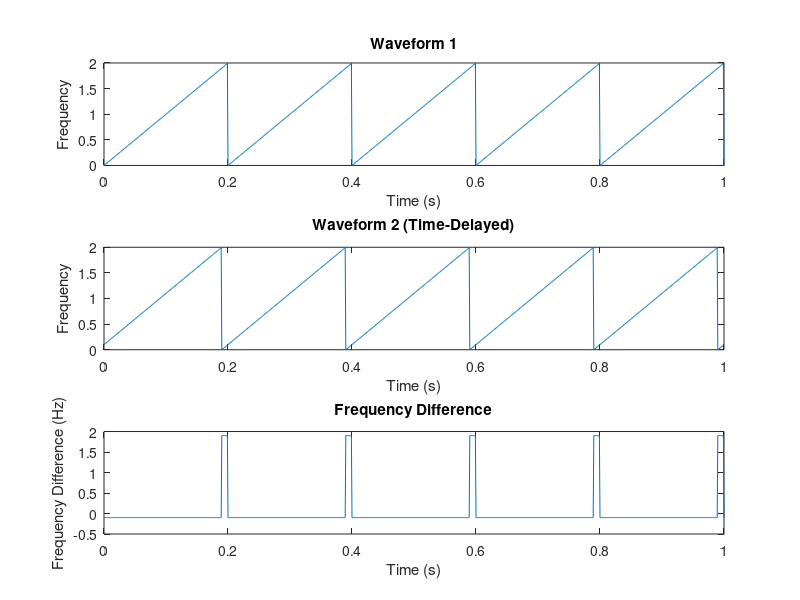

Write MATLAB code to recreate this figure.
% Define parameters
fs = 1000;          % Sampling frequency (Hz)
t = 0:1/fs:1;       % Time vector (0 to 1 second)
freq1 = 5;          % Frequency of the first ramp waveform (Hz)
freq2 = 5;          % Frequency of the second ramp waveform (Hz)
delay = 0.01;        % Time delay between the two waveforms (seconds)

% Generate the first ramp waveform
waveform1 = sawtooth(2*pi*freq1*t) + 1;

% Generate the second ramp waveform with time delay
waveform2 = sawtooth(2*pi*freq2*(t + delay)) + 1;

% Calculate the instantaneous frequency of both waveforms
%instantaneous_freq1 = diff(unwrap(angle(hilbert(waveform1)))) / (2*pi);
%instantaneous_freq2 = diff(unwrap(angle(hilbert(waveform2)))) / (2*pi);

frequency_difference = waveform1 - waveform2;

% Calculate the frequency difference
%frequency_difference = instantaneous_freq2 - instantaneous_freq1;

% Plot the results
subplot(3,1,1);
plot(t, waveform1);
title('Waveform 1');
xlabel('Time (s)');
ylabel('Frequency');

subplot(3,1,2);
plot(t, waveform2);
title('Waveform 2 (Time-Delayed)');
xlabel('Time (s)');
ylabel('Frequency');

subplot(3,1,3);
plot(t, frequency_difference);
title('Frequency Difference');
xlabel('Time (s)');
ylabel('Frequency Difference (Hz)');
